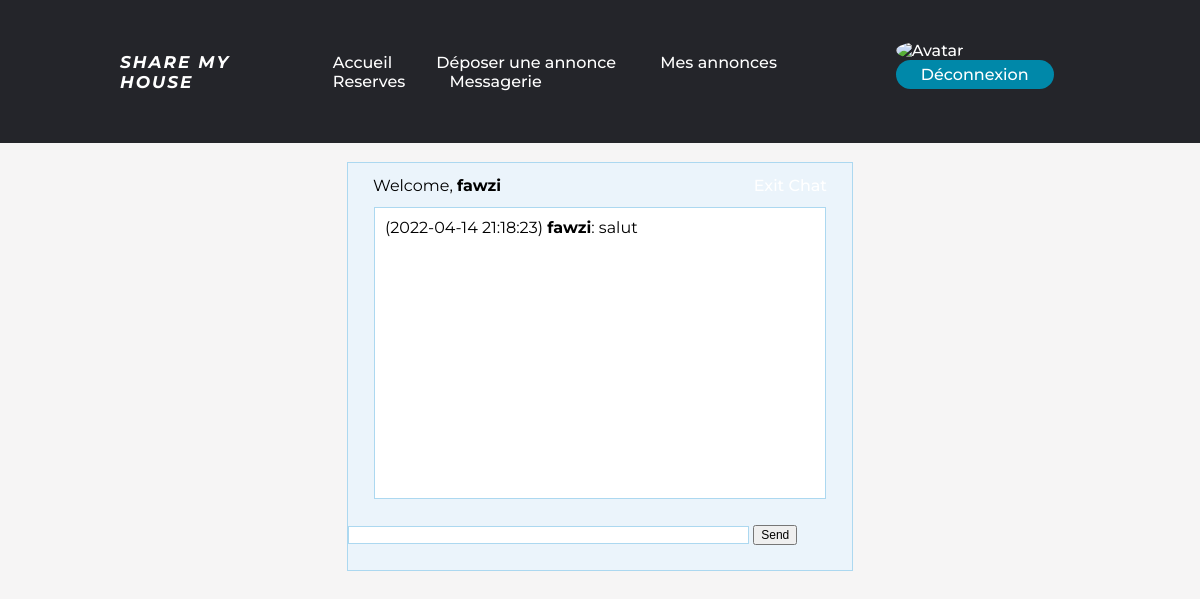
Screenshot of /sharemyhouse/chat.php?idba=36 (signed in) with the database file from the repository.
### tables this page shows
CREATE TABLE IF NOT EXISTS `message` (
  `id_m` int(11) NOT NULL AUTO_INCREMENT,
  `date` timestamp NULL DEFAULT CURRENT_TIMESTAMP,
  `id_user` int(11) DEFAULT NULL,
  `id_room` int(11) DEFAULT NULL,
  `content` varchar(100) DEFAULT NULL,
  PRIMARY KEY (`id_m`),
  KEY `id_user` (`id_user`),
  KEY `id_room` (`id_room`)
);

CREATE TABLE IF NOT EXISTS `user` (
  `id_u` int(11) NOT NULL AUTO_INCREMENT,
  `pseudo` varchar(100) NOT NULL,
  `nom` varchar(100) NOT NULL,
  `email` varchar(100) NOT NULL,
  `password` text NOT NULL,
  `ip` varchar(20) NOT NULL,
  `numero_tel` varchar(11) NOT NULL,
  `date_inscription` datetime NOT NULL DEFAULT CURRENT_TIMESTAMP,
  `image_profile` varchar(100) NOT NULL,
  PRIMARY KEY (`id_u`)
);

### sharemyhouse/chat.php (the view, shortened to what this page needs)
<!DOCTYPE html>
  <html lang="en">
  <head>
    <link type="text/css" rel="stylesheet" href="css/chat.css"/>
    <link type="text/css" rel="stylesheet" href="css/messagerie.css"/>
  </head>
  <body>
    <?php
        require_once('header.php');
        require_once 'config.php';
    ?>
    <br>
    <?php
        if (!isset($_SESSION['id_u'])) {
            header('Location: connexion.php');
            exit();
        } else {
    ?>
    <div id="wrapper">
        <div id="menu">
            <p class="welcome">Welcome, <b><?php echo $_SESSION['pseudo']; ?></b></p>
            <p class="logout"><a id="exit" href="#">Exit Chat</a></p>
        </div>
        <div id="chatbox">
            <?php
                $user1 = (int)$_SESSION['id_u'];
                $user2 = (int)$_SESSION['id_ba'];
                $room_query = $bdd->query("SELECT id_r FROM room WHERE (user1=$user1 OR user1=$user2) AND (user2=$user1 OR user2=$user2) limit 1");
                $room = $room_query->fetch();
                $room = (int)$room['id_r'];
                $messages_query = $bdd->query("SELECT * FROM message WHERE id_room=$room ORDER BY date");
                while ($row = $messages_query->fetch()) {
                    $UserId = $row['id_user'];
                    $username = $bdd->query("SELECT u.pseudo FROM user u, message m WHERE m.id_user = u.id_u AND u.id_u=$UserId");
                    echo "<div class='msgln'>  (" . $row['date'] . ")  <b>" . $username->fetch()['pseudo'] . "</b>: " . $row['content'] . "<br></div>";
                }
            ?>
        </div>
        <form method="POST" name="message" action="#">
            <input name="usermsg" type="text" id="usermsg" size="63"/>
            <input name="submitmsg" type="submit" id="submitmsg" value="Send"/>
        </form>
    </div>
    <?php
        }
    ?>
  </body>
</html>

### sharemyhouse/css/chat.css (style rules this page uses)
form, p, span { margin:0; padding:0; }
input { font:12px arial; }
a { color:#0000FF; text-decoration:none; }
#wrapper, #loginform { margin:0 auto; padding-bottom:25px; background:#EBF4FB; width:504px; border:1px solid #ACD8F0; }
#chatbox { text-align:left; margin:0 auto; margin-bottom:25px; padding:10px; background:#fff; height:270px; width:430px; border:1px solid #ACD8F0; overflow:auto; }
#usermsg { width:395px; border:1px solid #ACD8F0; }
#menu { padding:12.5px 25px 12.5px 25px; }
.welcome { float:left; }
.logout { float:right; }
.msgln { margin:0 0 2px 0; }

### sharemyhouse/css/messagerie.css (style rules this page uses)
body { font-family: "Montserrat",sans-serif; background-color: #f6f5f5; margin: 0; width: 100vw; height: 100vh; }

### sharemyhouse/css/styles.css (style rules this page uses)
li, a, button { font-family: "Montserrat",sans-serif; font-weight: 500; text-decoration: none; font-size: 16px; color: white; }

### rows the page displays
message: date "2022-04-14 21:18:23", id_user.pseudo "fawzi", content "salut"

### other values shown
$_SESSION['pseudo'] "fawzi"
